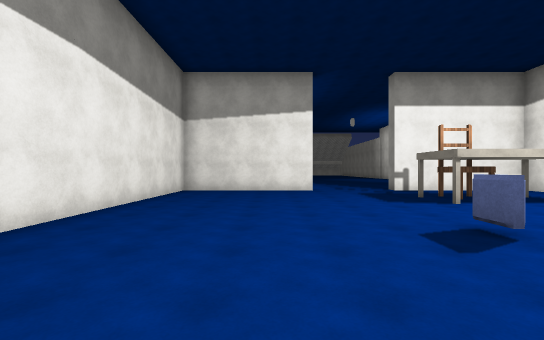
View 1 (above)

24 first-person views from a walk through a 3-D level made in the Unity game engine. The camera is 1.5 m above the floor, looks level and sees 90° across. The floor is counted in squares, 2 m on a side. Each view is taken from the middle of a square. On the plan, view 1 faces up. The plan holds only what a view shows up to about 10 squares ahead; the rest is blank. The place goes on beyond the plan. The player is left out. Surface patterns are stand-ins for the level's own textures.

View 2
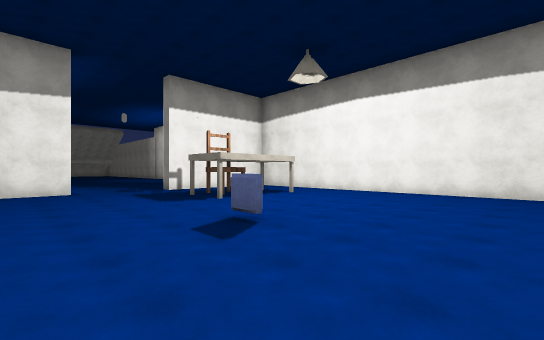

View 3
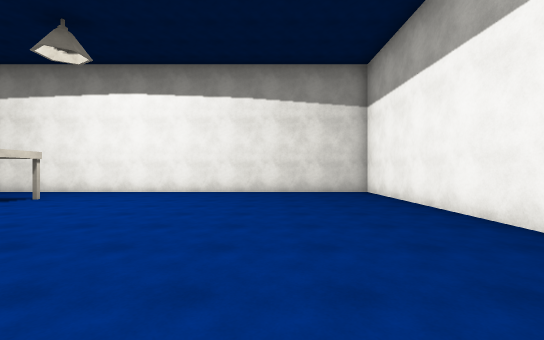

View 4
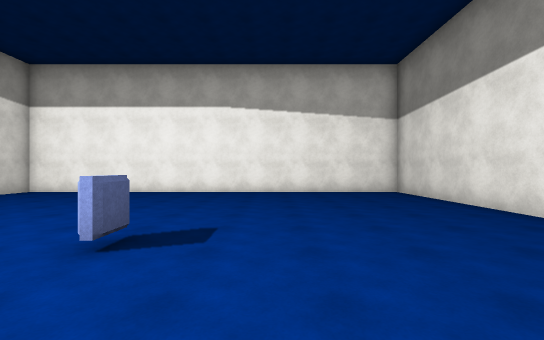

View 5
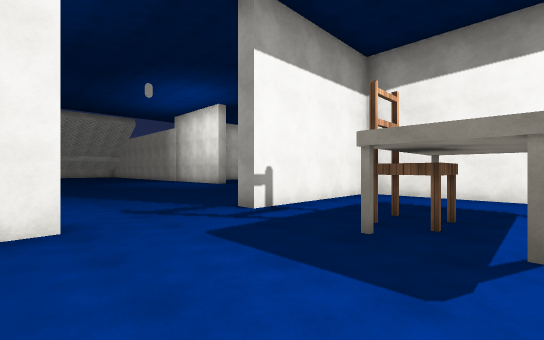

View 6
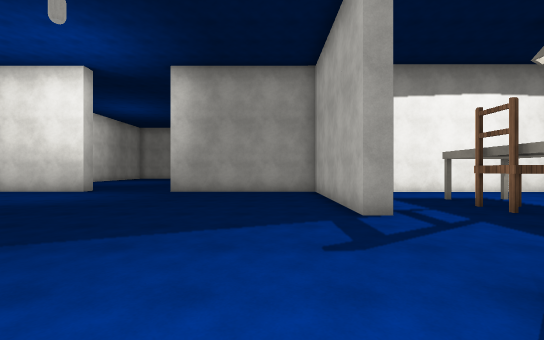

View 7
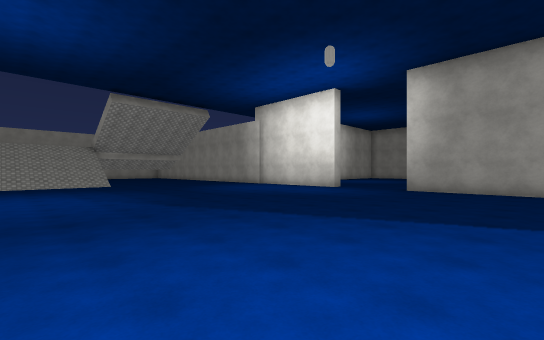

View 8
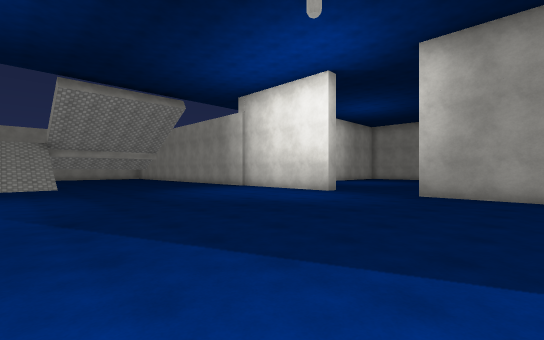

View 9
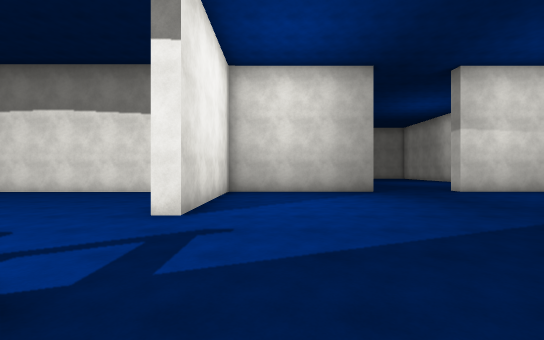

View 10
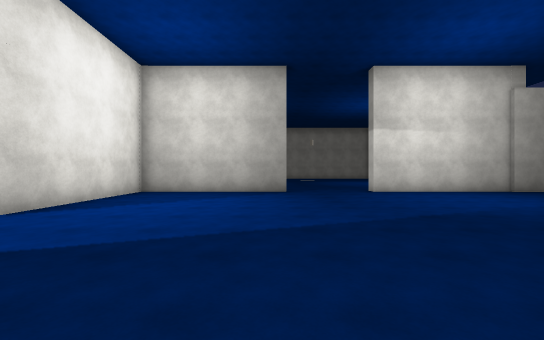

View 11
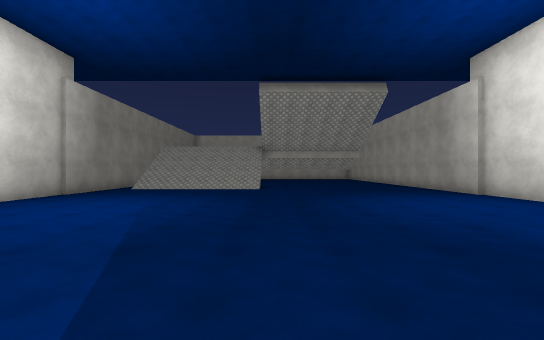

View 12
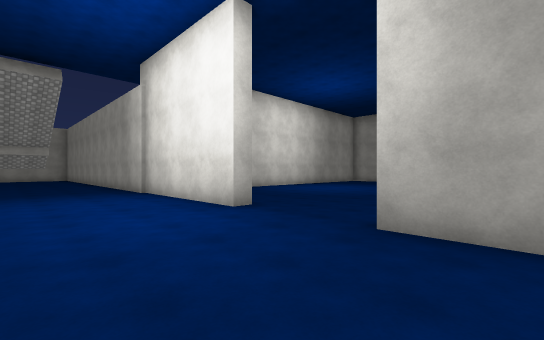

View 13
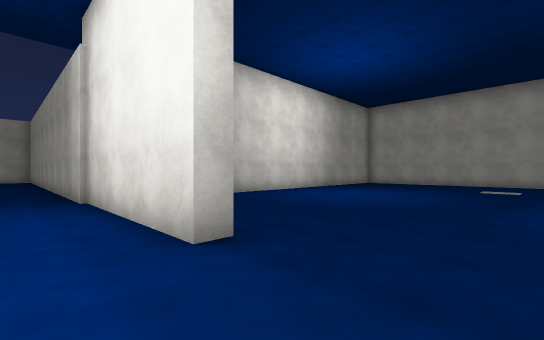

View 14
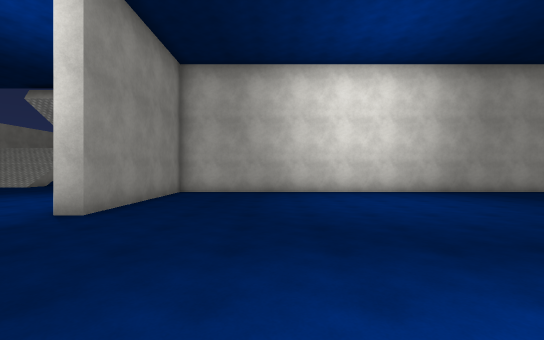

View 15
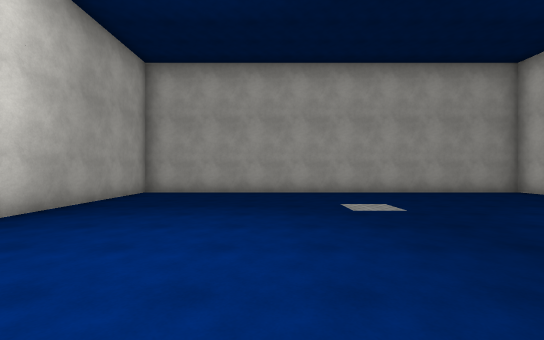

View 16
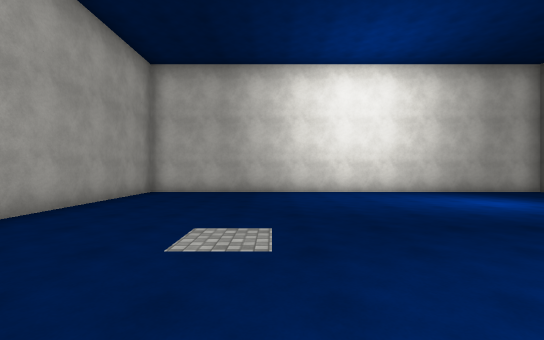

View 17
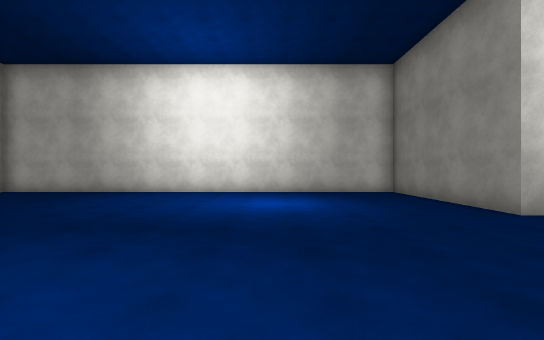

View 18
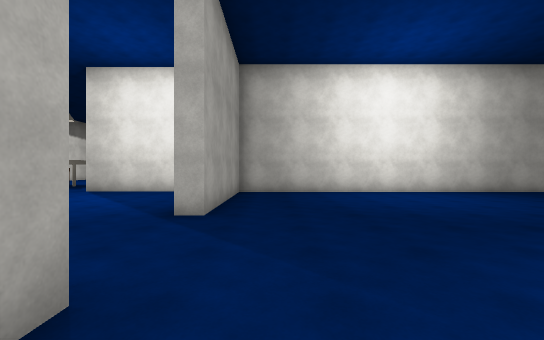

View 19
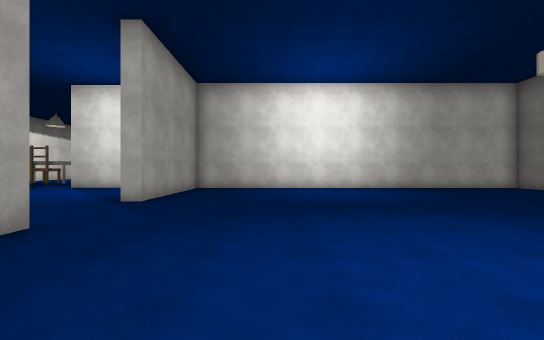

View 20
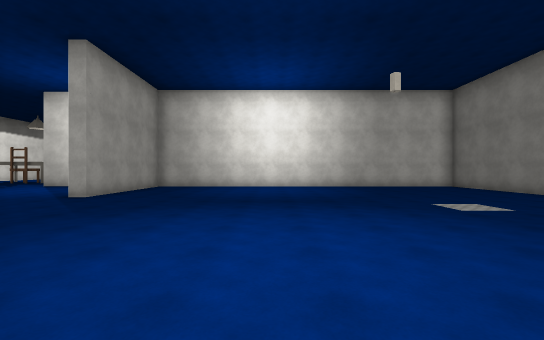

View 21
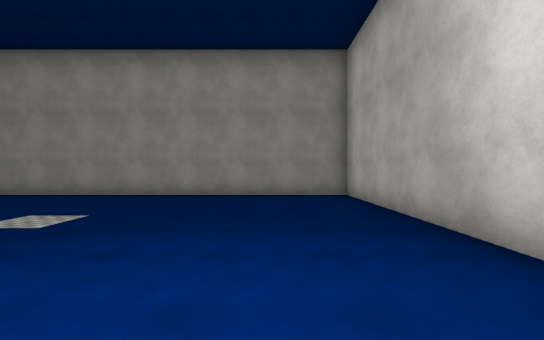

View 22
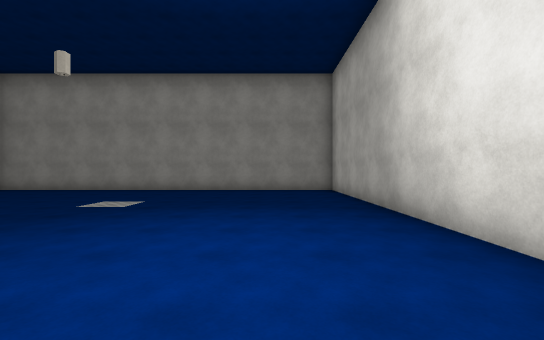

View 23
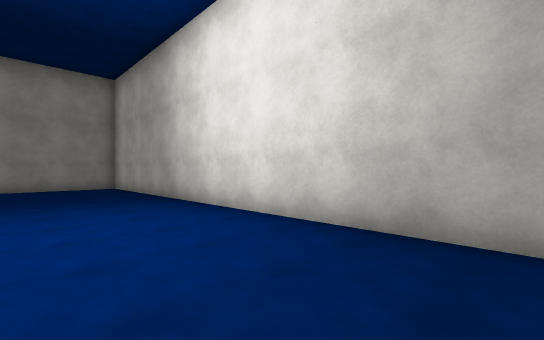

View 24
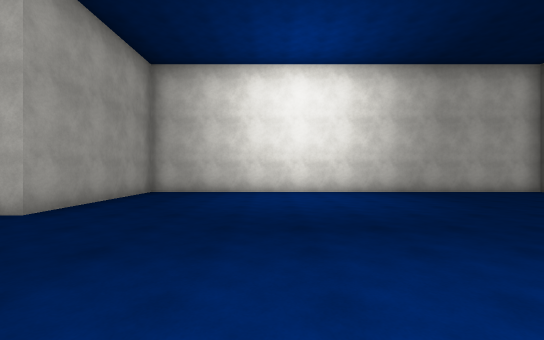

### Floor plan
Points are (right, up) in squares from view 1. A wall is a line through its corners. A room is listed if a view was taken in it or the views show most of it. See-through windows are left out.
Room 1 (views 1, 2, 3, 4, 5)
walls: (1.5, 10.5) (1.5, 10) (-3.2, 10) (-3.2, -3.3) (9.4, -3.3) (9.4, 10) (4.5, 10) (4.5, 10.5)
ways out: opening at (3, 10.3) to room 2
objects: pillow (3, 3); other object (4, 6); chair (5, 7)
Room 2 (views 6, 7, 8, 9, 10, 11, 12, 13)
walls: (9.4, 18.5) (9.4, 25.4); (-3.9, 15.5) (-3.2, 15.5) (-3.2, 10.5) (1.5, 10.5); (4.5, 10.5) (9.1, 10.5); (-3.2, 25) (-3.2, 18.5) (-3.9, 18.5); (9.4, 10.4) (9.4, 15.5)
ways out: opening at (3, 10.3) to room 1; opening at (10, 17) to room 3; opening at (-5, 17) to room 4
Room 3 (views 14, 15, 16, 17)
walls: (9.9, 15.5) (9.9, 10.7) (23.1, 10.7) (23.1, 23.3) (9.9, 23.3) (9.9, 18.5) (9.4, 18.5)
ways out: opening at (10, 17) to room 2
Room 4 (views 18, 19, 20, 21, 22, 23, 24)
walls: (-3.9, 18.5) (-3.9, 19); (-5, 23.3) (-17.1, 23.3) (-17.1, 12.9); (-17.2, 10.8) (-3.9, 10.8) (-3.9, 15.5)
ways out: opening at (-5, 17) to room 2

Where each view was taken, in squares from view 1:
view 1: 0 up, 0 right, facing up
view 2: 0 up, 0 right, facing up-right
view 3: 0 up, 0 right, facing right
view 4: 6 up, 1 right, facing down
view 5: 6 up, 1 right, facing up-right
view 6: 12 up, 0 right, facing right
view 7: 12 up, 1 left, facing up-right
view 8: 13 up, 1 right, facing up-right
view 9: 12 up, 6 right, facing left
view 10: 15 up, 6 right, facing left
view 11: 15 up, 3 right, facing up
view 12: 14 up, 6 right, facing up-right
view 13: 16 up, 8 right, facing up-right
view 14: 14 up, 13 right, facing up
view 15: 19 up, 14 right, facing right
view 16: 20 up, 19 right, facing down
view 17: 20 up, 14 right, facing down
view 18: 20 up, 5 left, facing down
view 19: 22 up, 7 left, facing down
view 20: 23 up, 9 left, facing down
view 21: 21 up, 9 left, facing left
view 22: 21 up, 7 left, facing left
view 23: 20 up, 5 left, facing up-left
view 24: 20 up, 8 left, facing down
